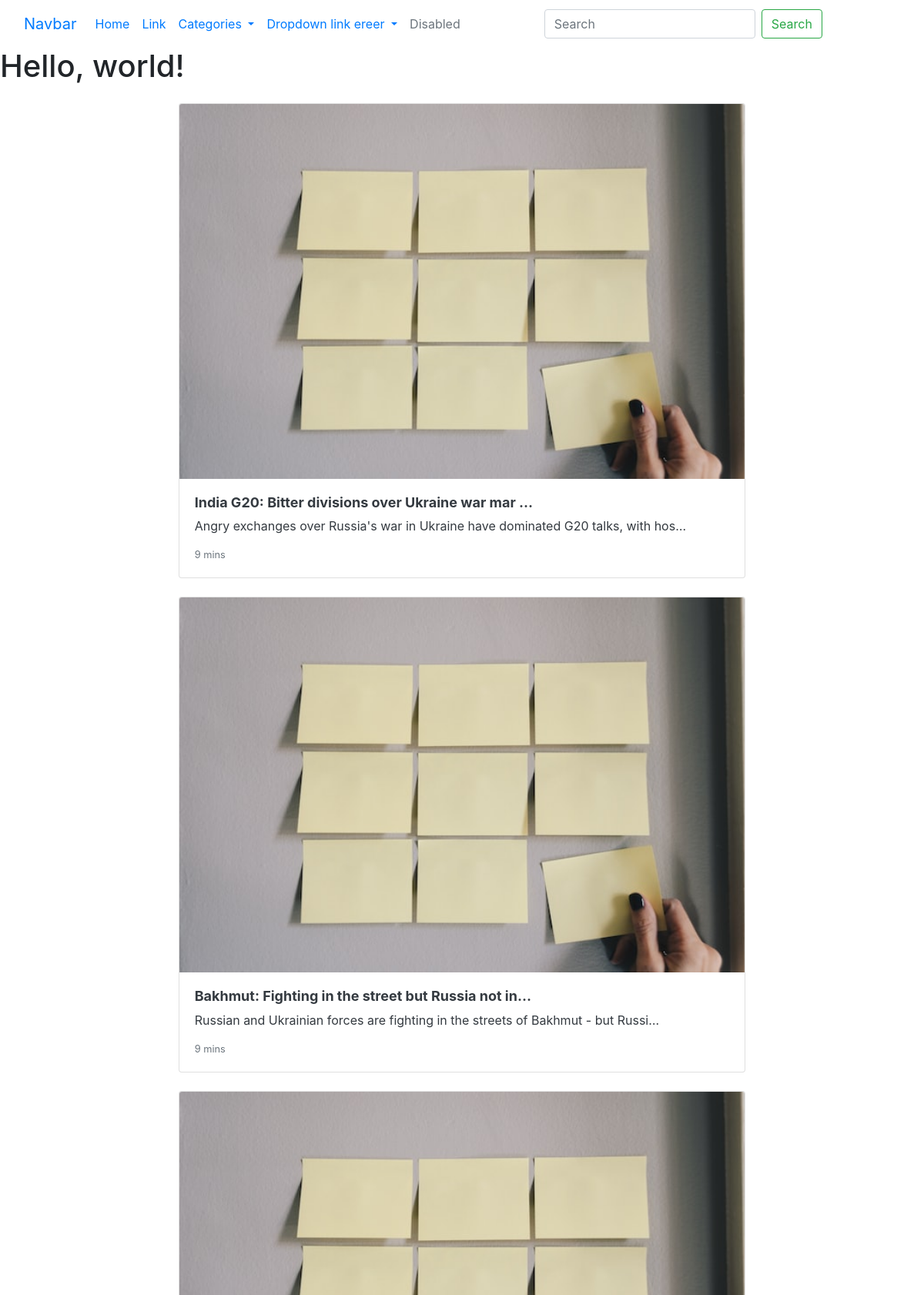
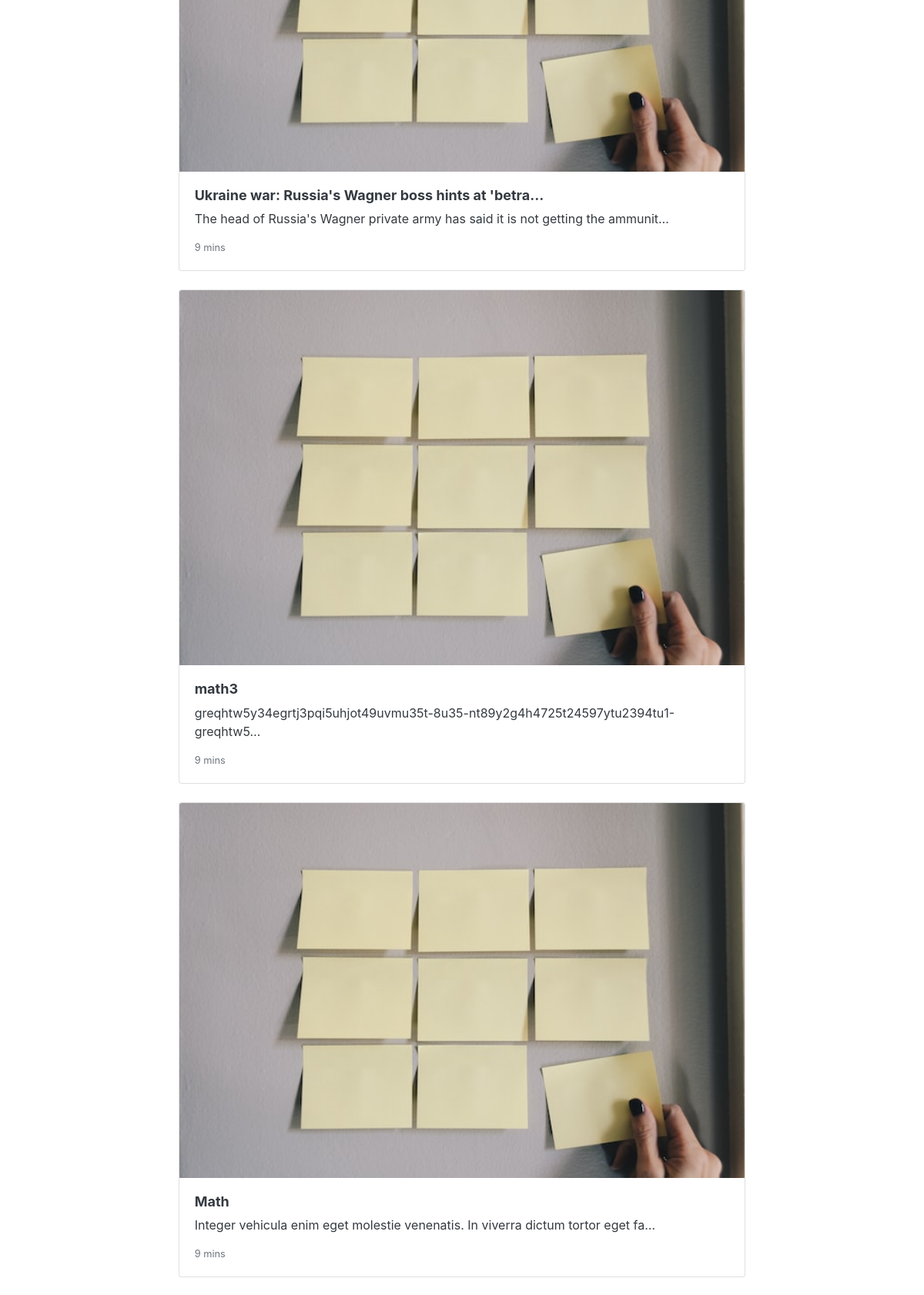
The page / (upper part) on the database its author committed (2 pictures, top to bottom).
### blogapp/models.py (models this page shows, shortened)
class Post(models.Model):
    class CustomManager(models.Manager):
        def get_queryset(self):
            return super().get_queryset().filter(status='published')
    options = (
        ('draft', 'Draft'),
        ('published', 'Published'),
    )
    title = models.CharField(max_length=250)
    slug = models.SlugField(max_length=250, unique_for_date='publish_date')
    category = models.ForeignKey(Category, on_delete=models.PROTECT, default=1)
    publish_date = models.DateTimeField(default=timezone.now)
    author = models.ForeignKey(User, on_delete=models.CASCADE, related_name='blog_posts')
    content = models.TextField()
    image = models.ImageField(upload_to=user_dir_path, default='posts/default.jpg')
    status = models.CharField(max_length=10, choices=options, default='draft')
    objects = models.Manager()
    custom_manager = CustomManager()
    class Meta:
        ordering = ('-publish_date',)
    def get_absolute_url(self):
        return reverse("blog:post_single", args=[self.slug])

### blogapp/views.py (the view)
# urls.py: path('', views.home, name='home'),
def home(request):
    all_posts = Post.custom_manager.all()
    data = {'posts': all_posts}
    return render(request, 'home.html', data)

### blogapp/views.py (called while the page is built)
def categories_processor(request):
    categories = Category.objects.exclude(name='default')
    data = {'categories': categories}
    return data

### blogapp/templates/home.html (shortened to what this page needs)
{% extends 'base.html' %}
{% block content %}
<h1>Hello, world!</h1>
<div class="container">
    <div class="row justify-content-md-center pt-3">
        <div class="col-md-10">
        {% for post in posts %}
            <div class="col-10 mx-auto">
                <a class="text-dark" href="{{ post.get_absolute_url }}">
                    <div class="card mb-4 box-shadow">
                        <img class="card-img-top" src="{{post.image.url}}" alt="{{ post.title }}">
                        <div class="card-body">
                        <h2 style="font-size:18px;font-weight:bold" >{{ post.title|truncatechars:50 }}</h2>
                        <p class="card-text">{{post.content|truncatechars:80}}</p>
                        <div class="d-flex justify-content-between align-items-center">
                            <small class="text-muted">9 mins</small>
                        </div>
                        </div>
                    </div>
                </a>
            </div>
        {% endfor %}
        </div>
    </div>
</div>
{% endblock content %}

### blogapp/templates/base.html (shortened to what this page needs)
<!doctype html>
<html lang="en">
  <head>
    <link rel="stylesheet" href="https://stackpath.bootstrapcdn.com/bootstrap/4.4.1/css/bootstrap.min.css"
>
  </head>
  <body>
    {% include '_navbar.html' %}
    <main> {% block content %} {% endblock %} </main>
  </body>
</html>

### blogapp/templates/_navbar.html (shortened to what this page needs)
<nav class="navbar navbar-expand-lg bg-body-tertiary">
    <div class="container-fluid">
      <a class="navbar-brand" href="{% url 'blog:home' %}">Navbar</a>
      <div class="collapse navbar-collapse" id="navbarSupportedContent">
        <ul class="navbar-nav me-auto mb-2 mb-lg-0">
          <li class="nav-item">
            <a class="nav-link active" aria-current="page" href="{% url 'blog:home' %}">Home</a>
          </li>
          <li class="nav-item">
            <a class="nav-link" href="#">Link</a>
          </li>
          <li class="nav-item dropdown">
            <a class="nav-link dropdown-toggle" href="" role="button" data-toggle="dropdown" aria-haspopup="true" aria-expanded="false">
              Categories
            </a>
          </li>
          <li class="nav-item dropdown">
            <a class="nav-link dropdown-toggle" href="#" role="button" data-toggle="dropdown" aria-haspopup="true" aria-expanded="false">
              Dropdown link ereer
            </a>
          </li>
          <li class="nav-item">
            <a class="nav-link disabled">Disabled</a>
          </li>
        </ul>
        <form class="form-inline my-0 mx-auto my-lg-1" action="/search/" method="get">
          <input class="form-control mr-sm-2" name="q" type="search" placeholder="Search" aria-label="Search" required>
          <button class="btn btn-outline-success my-2 my-sm-0" type="submit">Search</button>
        </form>
      </div>
    </div>
</nav>

### rows shown on the page
Post: image (placeholder picture), title "India G20: Bitter divisions over Ukraine war mar …", content "Angry exchanges over Russia's war in Ukraine have dominated G20 talks, with hos…"
Post: image (placeholder picture), title "Bakhmut: Fighting in the street but Russia not in…", content "Russian and Ukrainian forces are fighting in the streets of Bakhmut - but Russi…"
Post: image (placeholder picture), title "Ukraine war: Russia's Wagner boss hints at 'betra…", content "The head of Russia's Wagner private army has said it is not getting the ammunit…"
Post: image (placeholder picture), title "math3", content "greqhtw5y34egrtj3pqi5uhjot49uvmu35t-8u35-nt89y2g4h4725t24597ytu2394tu1-greqhtw5…"
Post: image (placeholder picture), title "Math", content "Integer vehicula enim eget molestie venenatis. In viverra dictum tortor eget fa…"
